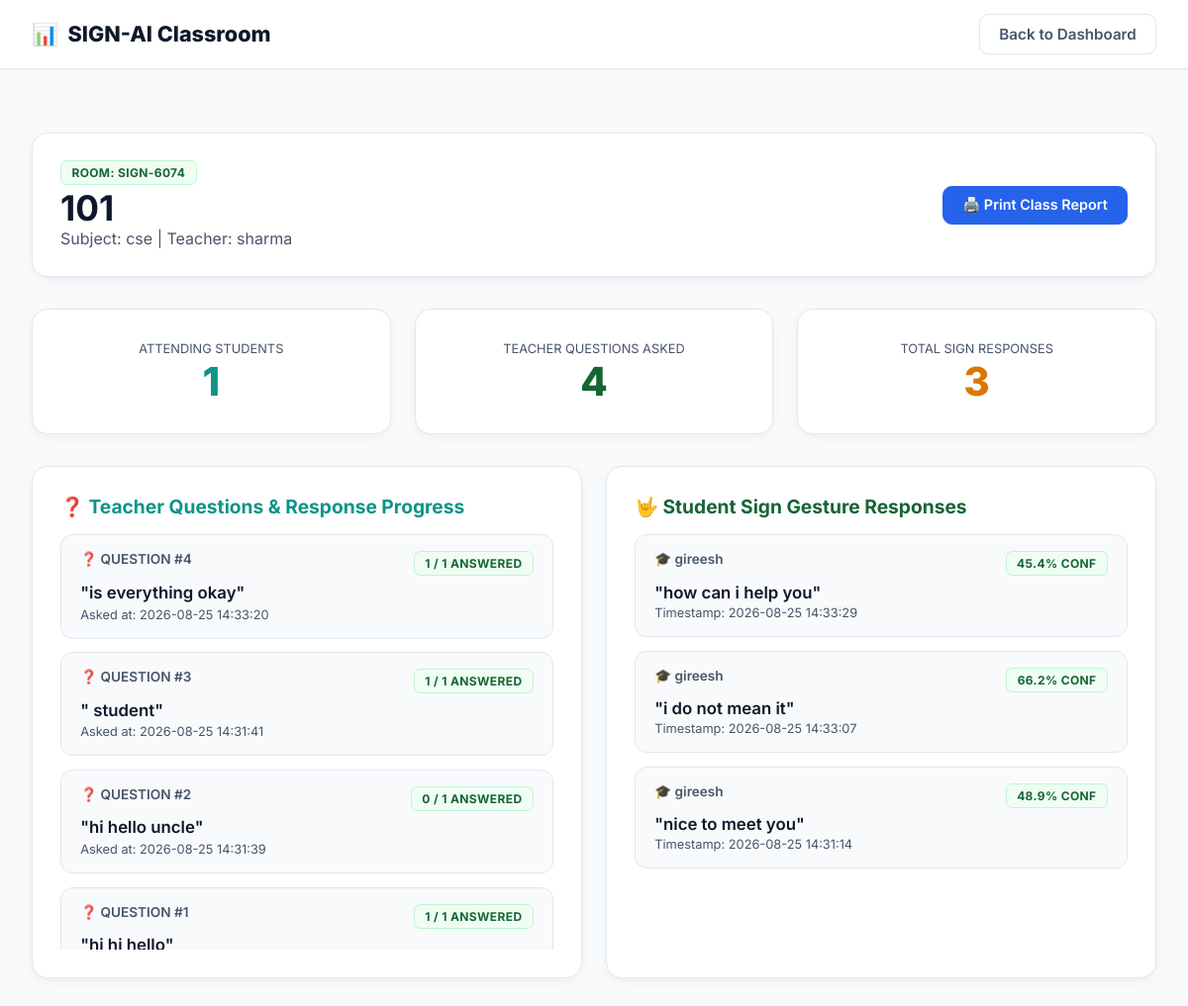
The app's page /report/SIGN-6074 with its own data.
### tables this page shows
CREATE TABLE rooms (
                room_code TEXT PRIMARY KEY,
                teacher_name TEXT NOT NULL,
                room_name TEXT NOT NULL,
                subject TEXT NOT NULL,
                description TEXT,
                max_students INTEGER DEFAULT 30,
                password TEXT,
                created_at TEXT NOT NULL,
                status TEXT DEFAULT 'active'
            , source_language TEXT DEFAULT 'hi', target_language TEXT DEFAULT 'sat', offline_mode INTEGER DEFAULT 0);

CREATE TABLE questions (
                question_id TEXT PRIMARY KEY,
                room_code TEXT NOT NULL,
                teacher_name TEXT NOT NULL,
                question_text TEXT NOT NULL,
                created_at TEXT NOT NULL, source_language TEXT DEFAULT 'hi', target_language TEXT DEFAULT 'sat', translated_text TEXT, latency_ms REAL DEFAULT 0.0, status TEXT DEFAULT 'active', timer_seconds INTEGER DEFAULT 0, closed_at TEXT,
                FOREIGN KEY (room_code) REFERENCES rooms (room_code)
            );

CREATE TABLE student_responses (
                id INTEGER PRIMARY KEY AUTOINCREMENT,
                question_id TEXT NOT NULL,
                room_code TEXT NOT NULL,
                student_name TEXT NOT NULL,
                predicted_answer TEXT NOT NULL,
                confidence REAL NOT NULL,
                status TEXT DEFAULT 'ANSWERED',
                created_at TEXT NOT NULL,
                updated_at TEXT NOT NULL, original_prediction TEXT, target_language TEXT DEFAULT 'en', translated_text TEXT, response_mode TEXT DEFAULT 'speech', latency_ms REAL DEFAULT 0.0, reviewed INTEGER DEFAULT 0,
                FOREIGN KEY (question_id) REFERENCES questions (question_id),
                FOREIGN KEY (room_code) REFERENCES rooms (room_code)
            );

### app.py (the view)
@app.route('/report/<room_code>')
def report_page(room_code):
    room = db.get_room(room_code)
    if not room:
        return redirect(url_for('index_page'))
    members = db.get_room_members(room_code)
    questions = db.get_questions_by_room(room_code)
    sign_logs = db.get_filtered_history(room_code=room_code)
    return render_template('report.html', room=room, members=members, questions=questions, sign_logs=sign_logs)

### app.py (called while the page is built)
@app.after_request
def add_header(response):
    response.headers['Cache-Control'] = 'no-cache, no-store, must-revalidate'
    response.headers['Pragma'] = 'no-cache'
    response.headers['Expires'] = '0'
    return response

### src/database.py (called while the page is built)
    def _get_connection(self):
        return sqlite3.connect(self.db_path)

    def get_room_members(self, room_code):
        conn = self._get_connection()
        cursor = conn.cursor()
        cursor.execute("SELECT id, student_name, status, joined_at, preferred_language FROM room_members WHERE room_code = ? ORDER BY id ASC", (room_code,))
        rows = cursor.fetchall()
        conn.close()
        return [{
            'id': r[0],
            'student_name': r[1],
            'status': r[2],
            'joined_at': r[3],
            'preferred_language': r[4] if len(r) > 4 and r[4] else 'en'
        } for r in rows]

### templates/report.html (shortened to what this page needs)
<!DOCTYPE html>
<html lang="en">
<head>
    <link rel="stylesheet" href="{{ url_for('static', filename='css/classroom.css') }}">
</head>
<body>
    <nav class="navbar">
        <div class="nav-brand">
            <span>📊</span>
            <a href="/" style="color: inherit; text-decoration: none;">SIGN-AI Classroom</a>
        </div>
        <div class="nav-links">
            <a href="/teacher/{{ room.room_code }}" class="btn btn-secondary">Back to Dashboard</a>
        </div>
    </nav>
    <div class="container" style="margin-top: 2rem;">
        <div class="glass-card" style="margin-bottom: 2rem;">
            <div style="display: flex; justify-content: space-between; align-items: center;">
                <div>
                    <span class="badge badge-success">ROOM: {{ room.room_code }}</span>
                    <h1 style="font-size: 2.2rem; margin-top: 0.4rem;">{{ room.room_name }}</h1>
                    <p style="color: var(--text-muted);">Subject: {{ room.subject }} | Teacher: {{ room.teacher_name }}</p>
                </div>
                <button class="btn btn-primary" onclick="window.print()">🖨️ Print Class Report</button>
            </div>
        </div>
        <div style="display: grid; grid-template-columns: repeat(auto-fit, minmax(220px, 1fr)); gap: 1.5rem; margin-bottom: 2rem;">
            <div class="glass-card" style="text-align: center;">
                <label style="font-size: 0.8rem; color: var(--text-muted);">ATTENDING STUDENTS</label>
                <div style="font-size: 2.5rem; font-weight: 800; color: var(--secondary-color);">{{ members|length }}</div>
            </div>
            <div class="glass-card" style="text-align: center;">
                <label style="font-size: 0.8rem; color: var(--text-muted);">TEACHER QUESTIONS ASKED</label>
                <div style="font-size: 2.5rem; font-weight: 800; color: var(--accent-green);">{{ questions|length }}</div>
            </div>
            <div class="glass-card" style="text-align: center;">
                <label style="font-size: 0.8rem; color: var(--text-muted);">TOTAL SIGN RESPONSES</label>
                <div style="font-size: 2.5rem; font-weight: 800; color: var(--accent-amber);">{{ sign_logs|length }}</div>
            </div>
        </div>
        <div class="dashboard-grid" style="grid-template-columns: 1fr 1fr;">
            <div class="glass-card">
                <h3 style="font-size: 1.2rem; margin-bottom: 1rem; color: var(--secondary-color);">❓ Teacher Questions & Response Progress</h3>
                <div class="timeline-list">
                    {% for q in questions %}
                    <div class="timeline-item">
                        <div class="timeline-header">
                            <span>❓ QUESTION #{{ loop.revindex }}</span>
                            <span class="badge badge-success">{{ q.answered_count }} / {{ members|length }} Answered</span>
                        </div>
                        <div class="timeline-message">"{{ q.question_text }}"</div>
                        <div style="font-size: 0.8rem; color: var(--text-muted); margin-top: 0.3rem;">Asked at: {{ q.created_at }}</div>
                    </div>
                    {% else %}
                    <p style="color: var(--text-muted); text-align: center;">No teacher questions recorded.</p>
                    {% endfor %}
                </div>
            </div>
            <div class="glass-card">
                <h3 style="font-size: 1.2rem; margin-bottom: 1rem; color: var(--accent-green);">🤟 Student Sign Gesture Responses</h3>
                <div class="timeline-list">
                    {% for log in sign_logs %}
                    <div class="timeline-item">
                        <div class="timeline-header">
                            <span>🎓 {{ log.student_name }}</span>
                            <span class="badge badge-success">{{ (log.confidence * 100)|round(1) }}% Conf</span>
                        </div>
                        <div class="timeline-message">"{{ log.detected_sentence }}"</div>
                        <div style="font-size: 0.8rem; color: var(--text-muted); margin-top: 0.2rem;">Timestamp: {{ log.timestamp }}</div>
                    </div>
                    {% else %}
                    <p style="color: var(--text-muted); text-align: center;">No student sign responses recorded.</p>
                    {% endfor %}
                </div>
            </div>
        </div>
    </div>
</body>
</html>

### static/css/classroom.css (style rules this page uses)
:root { --primary-color: #2563eb; --primary-hover: #1d4ed8; --primary-light: #eff6ff; --primary-border: #bfdbfe; --secondary-color: #0d9488; --secondary-light: #f0fdfa; --bg-dark: #f8fafc; --bg-white: #ffffff; --card-bg: #ffffff; --card-header-bg: #f8fafc; --border-color: #e2e8f0; --border-subtle: #f1f5f9; --text-main: #0f172a; --text-muted: #475569; --text-subtle: #64748b; --accent-green: #166534; --accent-green-bg: #f0fdf4; --accent-green-border: #bbf7d0; --accent-red: #dc2626; --accent-red-bg: #fef2f2; --accent-red-border: #fecaca; --accent-amber: #d97706; --accent-amber-bg: #fffbe6; --accent-amber-border: #fde68a; --shadow-sm: 0 1px 2px 0 rgba(0, 0, 0, 0.04); --shadow-md: 0 4px 16px -2px rgba(15, 23, 42, 0.05), 0 2px 4px -1px rgba(15, 23, 42, 0.03); --shadow-lg: 0 12px 32px -8px rgba(15, 23, 42, 0.08); }
* { box-sizing: border-box; margin: 0; padding: 0; font-family: 'Inter', system-ui, -apple-system, BlinkMacSystemFont, 'Segoe UI', Roboto, sans-serif; }
body { background-color: var(--bg-dark); color: var(--text-main); min-height: 100vh; display: flex; flex-direction: column; -webkit-font-smoothing: antialiased; }
.navbar { background: #ffffff; border-bottom: 1px solid var(--border-color); padding: 0.9rem 2rem; display: flex; justify-content: space-between; align-items: center; position: sticky; top: 0; z-index: 100; box-shadow: 0 1px 3px rgba(0, 0, 0, 0.03); }
.nav-brand { font-size: 1.35rem; font-weight: 700; color: var(--text-main); display: flex; align-items: center; gap: 0.6rem; }
.nav-brand a { color: var(--text-main); text-decoration: none; font-weight: 800; }
.nav-links { display: flex; gap: 1.25rem; align-items: center; }
.nav-links a { color: var(--text-muted); text-decoration: none; font-weight: 600; font-size: 0.95rem; transition: color 0.2s ease; }
.btn { padding: 0.6rem 1.2rem; border-radius: 0.6rem; font-weight: 600; font-size: 0.9rem; cursor: pointer; border: 1px solid transparent; transition: all 0.2s ease; text-decoration: none; display: inline-flex; align-items: center; gap: 0.5rem; box-shadow: var(--shadow-sm); }
.btn-primary { background: var(--primary-color); color: #ffffff; border-color: var(--primary-color); }
.btn-secondary { background: #ffffff; color: var(--text-main); border: 1px solid var(--border-color); }
.container { max-width: 1400px; margin: 0 auto; padding: 2rem; width: 100%; flex: 1; }
.glass-card, .card { background: var(--card-bg); border: 1px solid var(--border-color); border-radius: 1rem; padding: 1.75rem; box-shadow: var(--shadow-md); transition: box-shadow 0.2s ease, border-color 0.2s ease; }
.dashboard-grid { display: grid; grid-template-columns: 300px 1fr 340px; gap: 1.5rem; }
@media (max-width: 1200px) { .dashboard-grid { grid-template-columns: 1fr; } }
.badge { padding: 0.25rem 0.65rem; border-radius: 0.4rem; font-size: 0.75rem; font-weight: 700; text-transform: uppercase; letter-spacing: 0.03em; }
.badge-success { background: var(--accent-green-bg); color: var(--accent-green); border: 1px solid var(--accent-green-border); }
.timeline-list { display: flex; flex-direction: column; gap: 0.85rem; max-height: 420px; overflow-y: auto; }
.timeline-item { background: var(--bg-dark); border: 1px solid var(--border-color); padding: 1rem 1.2rem; border-radius: 0.75rem; }
.timeline-header { display: flex; justify-content: space-between; margin-bottom: 0.4rem; font-size: 0.85rem; color: var(--text-muted); font-weight: 600; }
.timeline-message { font-size: 1.05rem; font-weight: 600; color: var(--text-main); }

### records on screen
rooms: room_code "SIGN-6074", room_name "101", subject "cse", teacher_name "sharma"
questions: answered_count "1", members "1", question_text "is everything okay", created_at "2026-08-25 14:33:20"
questions: answered_count "1", members "1", question_text "student", created_at "2026-08-25 14:31:41"
questions: answered_count "0", members "1", question_text "hi hello uncle", created_at "2026-08-25 14:31:39"
questions: answered_count "1", members "1", question_text "hi hi hello"
student_responses: student_name "gireesh", (log.confidence*100)|round(1) "45.4", detected_sentence "how can i help you", timestamp "2026-08-25 14:33:29"
student_responses: student_name "gireesh", (log.confidence*100)|round(1) "66.2", detected_sentence "i do not mean it", timestamp "2026-08-25 14:33:07"
student_responses: student_name "gireesh", (log.confidence*100)|round(1) "48.9", detected_sentence "nice to meet you", timestamp "2026-08-25 14:31:14"

### other values on screen
{{ members|length }} "1"
{{ questions|length }} "4"
{{ sign_logs|length }} "3"
